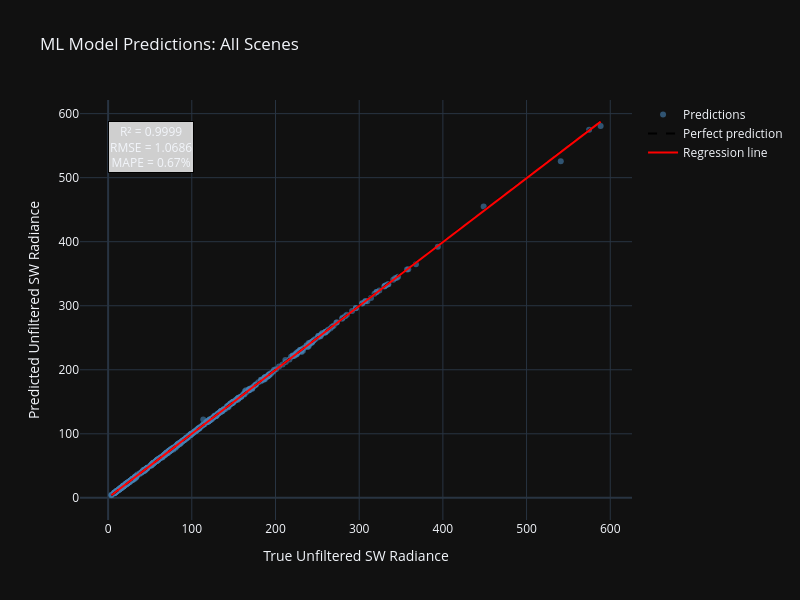
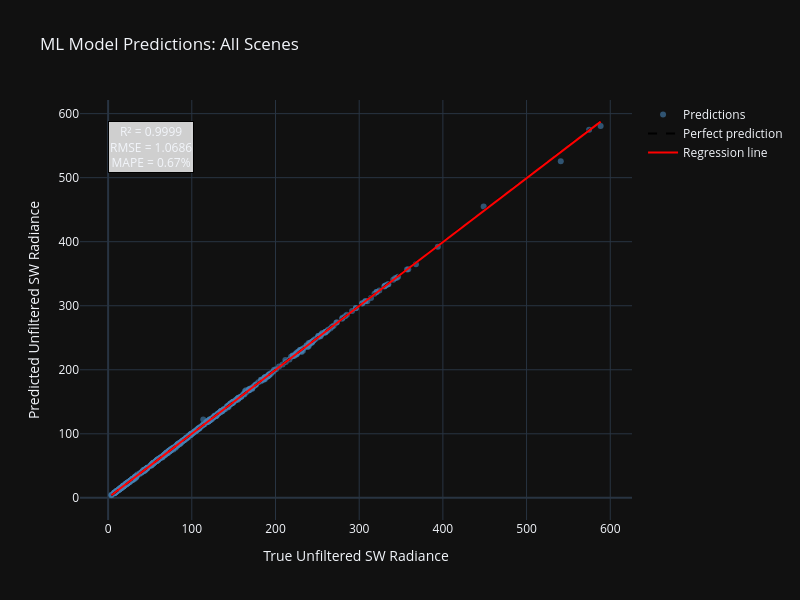

These figures' notebook cell, in order:
### Code cell
plot_ml_predictions(df=test_sw_geos_no_bands_ds, ml_model=sw_with_geos['Final_Model'], ml_features=['SZA', 'VZA', 'RAZ', 'Shortwave Filtered Rads (Integrated)'], scene=None, is_sw=True, name="All Scenes")

### Figure 1 — Plotly figure (JSON) as saved in the notebook; plotly's stock layout.template omitted (floating-point values rounded to 4 significant figures; data arrays with more than 128 entries replaced by an {"elided": "..."} marker saying what was removed)
{"data": [{"customdata": {"elided": "635 float values"}, "hovertemplate": "True: %{x:.2f}<br>Predicted: %{y:.2f}<br>Error: %{customdata:.2f}", "marker": {"color": "steelblue", "opacity": 0.6, "size": 6}, "mode": "markers", "name": "Predictions", "x": {"elided": "635 float values"}, "y": {"elided": "635 float values"}, "type": "scatter"}, {"line": {"color": "black", "dash": "dash", "width": 2}, "mode": "lines", "name": "Perfect prediction", "x": [3.859, 588.5], "y": [3.859, 588.5], "type": "scatter"}, {"line": {"color": "red", "width": 2}, "mode": "lines", "name": "Regression line", "x": {"elided": "635 float values"}, "y": {"elided": "635 float values"}, "type": "scatter"}], "layout": {"title": {"text": "ML Model Predictions: All Scenes"}, "xaxis": {"title": {"text": "True Unfiltered SW Radiance"}}, "yaxis": {"title": {"text": "Predicted Unfiltered SW Radiance"}}, "height": 600, "width": 800, "showlegend": true, "annotations": [{"bgcolor": "rgba(255,255,255,0.8)", "bordercolor": "black", "borderwidth": 1, "font": {"size": 12}, "showarrow": false, "text": "R² = 0.9999<br>RMSE = 1.0686<br>MAPE = 0.67%", "x": 0.05, "xref": "paper", "y": 0.95, "yref": "paper"}]}}

### Figure 2 — Plotly figure (JSON) as saved in the notebook; plotly's stock layout.template omitted (floating-point values rounded to 4 significant figures; data arrays with more than 128 entries replaced by an {"elided": "..."} marker saying what was removed)
{"data": [{"customdata": {"elided": "635 float values"}, "hovertemplate": "True: %{x:.2f}<br>Predicted: %{y:.2f}<br>Error: %{customdata:.2f}", "marker": {"color": "steelblue", "opacity": 0.6, "size": 6}, "mode": "markers", "name": "Predictions", "x": {"elided": "635 float values"}, "y": {"elided": "635 float values"}, "type": "scatter"}, {"line": {"color": "black", "dash": "dash", "width": 2}, "mode": "lines", "name": "Perfect prediction", "x": [3.859, 588.5], "y": [3.859, 588.5], "type": "scatter"}, {"line": {"color": "red", "width": 2}, "mode": "lines", "name": "Regression line", "x": {"elided": "635 float values"}, "y": {"elided": "635 float values"}, "type": "scatter"}], "layout": {"title": {"text": "ML Model Predictions: All Scenes"}, "xaxis": {"title": {"text": "True Unfiltered SW Radiance"}}, "yaxis": {"title": {"text": "Predicted Unfiltered SW Radiance"}}, "height": 600, "width": 800, "showlegend": true, "annotations": [{"bgcolor": "rgba(255,255,255,0.8)", "bordercolor": "black", "borderwidth": 1, "font": {"size": 12}, "showarrow": false, "text": "R² = 0.9999<br>RMSE = 1.0686<br>MAPE = 0.67%", "x": 0.05, "xref": "paper", "y": 0.95, "yref": "paper"}]}}
